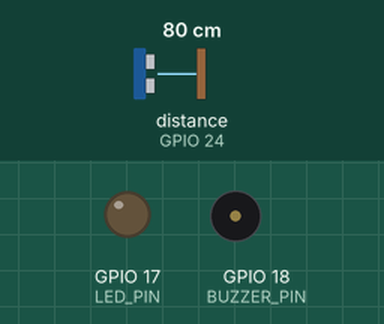
Simulated run of this program. Board: Raspberry Pi (BCM pin numbers). On the bench: output pins drawn as LEDs (lit = HIGH), buzzer (waves = sounding, pin HIGH). The inputs (shaded band) are chosen by the test bench; at power-on: distance to the obstacle (sensor on GPIO 24) 80 cm. The echo pulse lasts 58.3 µs per cm; the clock reads 2024-03-15 10:24:30 at power-on unless the program sets it; pins used as bus, display or sensor lines are not drawn.

Above: at 1.2 s.
1.3 s: distance to the obstacle (sensor on GPIO 24) set to 6 cm
2.8 s: distance to the obstacle (sensor on GPIO 24) set to 3 cm
At 3.8 s:
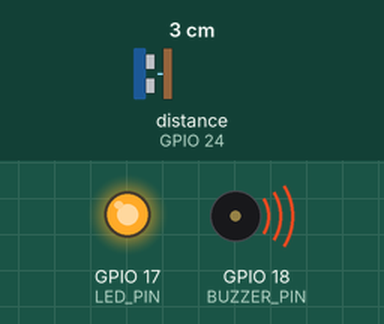
4.5 s: distance to the obstacle (sensor on GPIO 24) set to 9 cm
At 5.0 s:
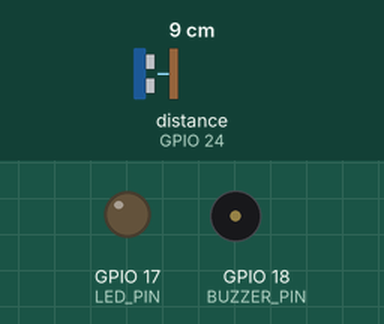
6.0 s: distance to the obstacle (sensor on GPIO 24) set to 2 cm
At 7.5 s:
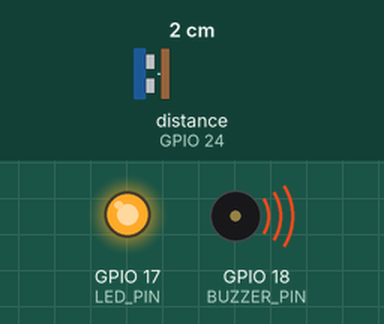
Timing chart, 0 to 8.5 s (numbered marks = the images above; inputs shaded):
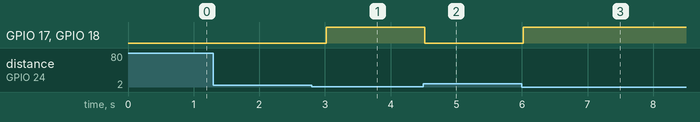

Measured:
- the behaviour switches between 5 and 4 cm on distance to the obstacle (sensor on GPIO 24) (found by bisection; images 0 and 1)
- after the input at 1.3 s, every drawn part: stays the same
- after the input at 2.8 s, GPIO 17 (LED_PIN), GPIO 18 (BUZZER_PIN): LOW → HIGH after 0.22 s
- after the input at 4.5 s, GPIO 17 (LED_PIN), GPIO 18 (BUZZER_PIN): HIGH → LOW at once
- after the input at 6.0 s, GPIO 17 (LED_PIN), GPIO 18 (BUZZER_PIN): LOW → HIGH at once

The program:

EX04-ALARMA_LED_SO.py
```python
# 4 Alarma de Proximitat amb LED i So
# Encendre un LED i activar un so d'alarma quan un objecte és a menys de 5 cm de distància.
# Solució en codi:
# Solució en codi Python
import RPi.GPIO as GPIO
import time

GPIO.setmode(GPIO.BCM)

LED_PIN = 17
BUZZER_PIN = 18
TRIG = 23
ECHO = 24

GPIO.setup(TRIG, GPIO.OUT)
GPIO.setup(ECHO, GPIO.IN)
GPIO.setup(LED_PIN, GPIO.OUT)
GPIO.setup(BUZZER_PIN, GPIO.OUT)

def distance():
    GPIO.output(TRIG, True)
    time.sleep(0.00001)
    GPIO.output(TRIG, False)
    start, stop = time.time(), time.time()
    while GPIO.input(ECHO) == 0:
        start = time.time()

    while GPIO.input(ECHO) == 1:
        stop = time.time()
    return (stop - start) * 34300 / 2

try:
    while True:
        dist = distance()
        if dist < 5:
            GPIO.output(LED_PIN, True)
            GPIO.output(BUZZER_PIN, True)
        else:
            GPIO.output(LED_PIN, False)
            GPIO.output(BUZZER_PIN, False)
        time.sleep(0.5)

except KeyboardInterrupt:
    GPIO.cleanup()
```
